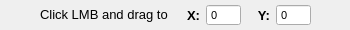
<?xml version="1.0" encoding="UTF-8"?>
<ui version="4.0">
 <class>DragCmdWidget</class>
 <widget class="QWidget" name="DragCmdWidget">
  <property name="geometry">
   <rect>
    <x>0</x>
    <y>0</y>
    <width>350</width>
    <height>30</height>
   </rect>
  </property>
  <property name="minimumSize">
   <size>
    <width>350</width>
    <height>30</height>
   </size>
  </property>
  <property name="maximumSize">
   <size>
    <width>400</width>
    <height>30</height>
   </size>
  </property>
  <property name="windowTitle">
   <string>DragCmdWidget</string>
  </property>
  <widget class="QLabel" name="label">
   <property name="geometry">
    <rect>
     <x>40</x>
     <y>4</y>
     <width>130</width>
     <height>20</height>
    </rect>
   </property>
   <property name="font">
    <font>
     <pointsize>10</pointsize>
    </font>
   </property>
   <property name="text">
    <string>Click LMB and drag to</string>
   </property>
   <property name="alignment">
    <set>Qt::AlignLeading|Qt::AlignLeft|Qt::AlignVCenter</set>
   </property>
  </widget>
  <widget class="QWidget" name="layoutWidget">
   <property name="geometry">
    <rect>
     <x>170</x>
     <y>4</y>
     <width>71</width>
     <height>22</height>
    </rect>
   </property>
   <layout class="QHBoxLayout" name="horizontalLayout_X">
    <item>
     <widget class="QLabel" name="xLabel">
      <property name="font">
       <font>
        <pointsize>10</pointsize>
        <weight>75</weight>
        <bold>true</bold>
       </font>
      </property>
      <property name="text">
       <string>X:</string>
      </property>
      <property name="alignment">
       <set>Qt::AlignRight|Qt::AlignTrailing|Qt::AlignVCenter</set>
      </property>
     </widget>
    </item>
    <item>
     <widget class="QSpinBox" name="xCoord">
      <property name="font">
       <font>
        <pointsize>8</pointsize>
       </font>
      </property>
      <property name="buttonSymbols">
       <enum>QAbstractSpinBox::NoButtons</enum>
      </property>
      <property name="prefix">
       <string/>
      </property>
      <property name="maximum">
       <number>9999</number>
      </property>
     </widget>
    </item>
   </layout>
  </widget>
  <widget class="QWidget" name="layoutWidget">
   <property name="geometry">
    <rect>
     <x>240</x>
     <y>4</y>
     <width>71</width>
     <height>22</height>
    </rect>
   </property>
   <layout class="QHBoxLayout" name="horizontalLayout_Y">
    <item>
     <widget class="QLabel" name="yLabel">
      <property name="font">
       <font>
        <pointsize>10</pointsize>
        <weight>75</weight>
        <bold>true</bold>
       </font>
      </property>
      <property name="text">
       <string>Y:</string>
      </property>
      <property name="alignment">
       <set>Qt::AlignRight|Qt::AlignTrailing|Qt::AlignVCenter</set>
      </property>
     </widget>
    </item>
    <item>
     <widget class="QSpinBox" name="yCoord">
      <property name="font">
       <font>
        <pointsize>8</pointsize>
       </font>
      </property>
      <property name="buttonSymbols">
       <enum>QAbstractSpinBox::NoButtons</enum>
      </property>
      <property name="maximum">
       <number>9999</number>
      </property>
     </widget>
    </item>
   </layout>
  </widget>
 </widget>
 <resources/>
 <connections/>
</ui>
